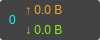
<?xml version="1.0" encoding="UTF-8"?>
<ui version="4.0">
 <class>Form</class>
 <widget class="QWidget" name="Form">
  <property name="geometry">
   <rect>
    <x>0</x>
    <y>0</y>
    <width>100</width>
    <height>40</height>
   </rect>
  </property>
  <property name="minimumSize">
   <size>
    <width>100</width>
    <height>40</height>
   </size>
  </property>
  <property name="maximumSize">
   <size>
    <width>100</width>
    <height>40</height>
   </size>
  </property>
  <property name="cursor">
   <cursorShape>PointingHandCursor</cursorShape>
  </property>
  <property name="windowTitle">
   <string>Speed Box</string>
  </property>
  <property name="windowIcon">
   <iconset resource="res.qrc">
    <normaloff>:/icons/speedbox.ico</normaloff>:/icons/speedbox.ico</iconset>
  </property>
  <property name="toolTip">
   <string>行動是治癒恐懼的良藥，而猶豫、拖延將不斷滋養恐懼</string>
  </property>
  <layout class="QHBoxLayout" name="horizontalLayout_2">
   <property name="spacing">
    <number>0</number>
   </property>
   <property name="leftMargin">
    <number>0</number>
   </property>
   <property name="topMargin">
    <number>0</number>
   </property>
   <property name="rightMargin">
    <number>0</number>
   </property>
   <property name="bottomMargin">
    <number>0</number>
   </property>
   <item>
    <widget class="QFrame" name="frame">
     <property name="minimumSize">
      <size>
       <width>100</width>
       <height>40</height>
      </size>
     </property>
     <property name="maximumSize">
      <size>
       <width>100</width>
       <height>40</height>
      </size>
     </property>
     <property name="toolTip">
      <string/>
     </property>
     <property name="styleSheet">
      <string notr="true">QFrame
{
	border-radius: 3px;
	background-color: rgba(8, 8, 8, 190);
}</string>
     </property>
     <property name="frameShape">
      <enum>QFrame::StyledPanel</enum>
     </property>
     <property name="frameShadow">
      <enum>QFrame::Raised</enum>
     </property>
     <layout class="QHBoxLayout" name="horizontalLayout">
      <property name="spacing">
       <number>0</number>
      </property>
      <property name="leftMargin">
       <number>0</number>
      </property>
      <property name="topMargin">
       <number>0</number>
      </property>
      <property name="rightMargin">
       <number>0</number>
      </property>
      <property name="bottomMargin">
       <number>0</number>
      </property>
      <item>
       <widget class="QLabel" name="LabMemory">
        <property name="sizePolicy">
         <sizepolicy hsizetype="Preferred" vsizetype="Preferred">
          <horstretch>0</horstretch>
          <verstretch>0</verstretch>
         </sizepolicy>
        </property>
        <property name="maximumSize">
         <size>
          <width>25</width>
          <height>16777215</height>
         </size>
        </property>
        <property name="styleSheet">
         <string notr="true">QLabel{
	background-color: rgba(0, 0, 0, 0);
	color: rgb(0, 255, 255);
}</string>
        </property>
        <property name="text">
         <string>0</string>
        </property>
        <property name="alignment">
         <set>Qt::AlignCenter</set>
        </property>
        <property name="margin">
         <number>0</number>
        </property>
        <property name="indent">
         <number>0</number>
        </property>
        <property name="textInteractionFlags">
         <set>Qt::LinksAccessibleByMouse</set>
        </property>
       </widget>
      </item>
      <item>
       <layout class="QVBoxLayout" name="verticalLayout">
        <property name="spacing">
         <number>0</number>
        </property>
        <item>
         <widget class="QLabel" name="Labup">
          <property name="minimumSize">
           <size>
            <width>0</width>
            <height>0</height>
           </size>
          </property>
          <property name="maximumSize">
           <size>
            <width>16777215</width>
            <height>16777215</height>
           </size>
          </property>
          <property name="cursor">
           <cursorShape>PointingHandCursor</cursorShape>
          </property>
          <property name="layoutDirection">
           <enum>Qt::LeftToRight</enum>
          </property>
          <property name="styleSheet">
           <string notr="true">QLabel
{
background-color: rgba(0, 0, 0, 0);
color: rgb(250,170,35);
border-top-right-radius: 5px;
}</string>
          </property>
          <property name="text">
           <string>↑ 0.0 B</string>
          </property>
         </widget>
        </item>
        <item>
         <widget class="QLabel" name="Labdown">
          <property name="minimumSize">
           <size>
            <width>0</width>
            <height>0</height>
           </size>
          </property>
          <property name="maximumSize">
           <size>
            <width>16777215</width>
            <height>16777215</height>
           </size>
          </property>
          <property name="cursor">
           <cursorShape>PointingHandCursor</cursorShape>
          </property>
          <property name="styleSheet">
           <string notr="true">QLabel
{
	background-color: rgba(0, 0, 0, 0);
	color: rgb(140, 240, 30);
}</string>
          </property>
          <property name="text">
           <string>↓ 0.0 B</string>
          </property>
         </widget>
        </item>
       </layout>
      </item>
     </layout>
    </widget>
   </item>
  </layout>
 </widget>
 <resources>
  <include location="res.qrc"/>
 </resources>
 <connections/>
</ui>
